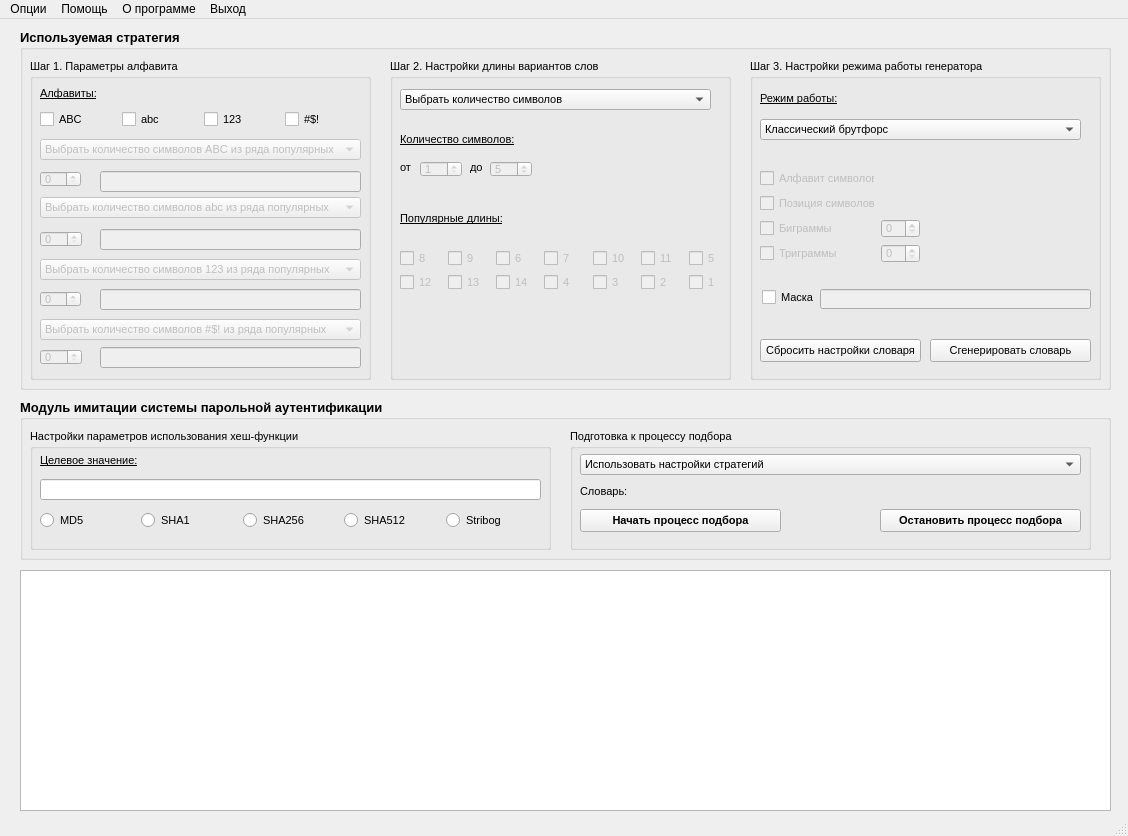
<?xml version="1.0" encoding="UTF-8"?>
<ui version="4.0">
 <class>MainWindow</class>
 <widget class="QMainWindow" name="MainWindow">
  <property name="geometry">
   <rect>
    <x>0</x>
    <y>0</y>
    <width>1128</width>
    <height>836</height>
   </rect>
  </property>
  <property name="minimumSize">
   <size>
    <width>1128</width>
    <height>836</height>
   </size>
  </property>
  <property name="maximumSize">
   <size>
    <width>1128</width>
    <height>836</height>
   </size>
  </property>
  <property name="windowTitle">
   <string>Анализатор эффективности стратегий поиска паролей на основе статистического анализа Collection #1</string>
  </property>
  <widget class="QWidget" name="centralwidget">
   <widget class="QGroupBox" name="groupBox_generation">
    <property name="geometry">
     <rect>
      <x>20</x>
      <y>10</y>
      <width>1091</width>
      <height>361</height>
     </rect>
    </property>
    <property name="font">
     <font>
      <pointsize>10</pointsize>
      <weight>75</weight>
      <bold>true</bold>
     </font>
    </property>
    <property name="title">
     <string>Используемая стратегия</string>
    </property>
    <widget class="QGroupBox" name="groupBox">
     <property name="geometry">
      <rect>
       <x>10</x>
       <y>30</y>
       <width>341</width>
       <height>321</height>
      </rect>
     </property>
     <property name="font">
      <font>
       <pointsize>8</pointsize>
       <weight>50</weight>
       <italic>false</italic>
       <bold>false</bold>
      </font>
     </property>
     <property name="title">
      <string>Шаг 1. Параметры алфавита</string>
     </property>
     <widget class="QSpinBox" name="spinBox_ABC">
      <property name="enabled">
       <bool>false</bool>
      </property>
      <property name="geometry">
       <rect>
        <x>10</x>
        <y>112</y>
        <width>41</width>
        <height>16</height>
       </rect>
      </property>
      <property name="specialValueText">
       <string/>
      </property>
      <property name="maximum">
       <number>26</number>
      </property>
     </widget>
     <widget class="QSpinBox" name="spinBox_abc">
      <property name="enabled">
       <bool>false</bool>
      </property>
      <property name="geometry">
       <rect>
        <x>10</x>
        <y>172</y>
        <width>42</width>
        <height>16</height>
       </rect>
      </property>
      <property name="specialValueText">
       <string/>
      </property>
      <property name="maximum">
       <number>26</number>
      </property>
     </widget>
     <widget class="QSpinBox" name="spinBox_123">
      <property name="enabled">
       <bool>false</bool>
      </property>
      <property name="geometry">
       <rect>
        <x>10</x>
        <y>232</y>
        <width>41</width>
        <height>16</height>
       </rect>
      </property>
      <property name="baseSize">
       <size>
        <width>0</width>
        <height>0</height>
       </size>
      </property>
      <property name="specialValueText">
       <string/>
      </property>
      <property name="maximum">
       <number>10</number>
      </property>
     </widget>
     <widget class="QSpinBox" name="spinBox_symbols">
      <property name="enabled">
       <bool>false</bool>
      </property>
      <property name="geometry">
       <rect>
        <x>10</x>
        <y>290</y>
        <width>42</width>
        <height>16</height>
       </rect>
      </property>
      <property name="maximum">
       <number>33</number>
      </property>
     </widget>
     <widget class="QLineEdit" name="lineEdit_ABC">
      <property name="enabled">
       <bool>false</bool>
      </property>
      <property name="geometry">
       <rect>
        <x>70</x>
        <y>112</y>
        <width>261</width>
        <height>21</height>
       </rect>
      </property>
     </widget>
     <widget class="QLineEdit" name="lineEdit_abc">
      <property name="enabled">
       <bool>false</bool>
      </property>
      <property name="geometry">
       <rect>
        <x>70</x>
        <y>170</y>
        <width>261</width>
        <height>21</height>
       </rect>
      </property>
     </widget>
     <widget class="QLineEdit" name="lineEdit_123">
      <property name="enabled">
       <bool>false</bool>
      </property>
      <property name="geometry">
       <rect>
        <x>70</x>
        <y>230</y>
        <width>261</width>
        <height>21</height>
       </rect>
      </property>
     </widget>
     <widget class="QLineEdit" name="lineEdit_symbols">
      <property name="enabled">
       <bool>false</bool>
      </property>
      <property name="geometry">
       <rect>
        <x>70</x>
        <y>288</y>
        <width>261</width>
        <height>21</height>
       </rect>
      </property>
     </widget>
     <widget class="QComboBox" name="comboBox_ABC">
      <property name="enabled">
       <bool>false</bool>
      </property>
      <property name="geometry">
       <rect>
        <x>10</x>
        <y>80</y>
        <width>321</width>
        <height>21</height>
       </rect>
      </property>
      <item>
       <property name="text">
        <string>Выбрать количество символов ABC из ряда популярных</string>
       </property>
      </item>
      <item>
       <property name="text">
        <string>Выбрать символы ABC, присутствующие в алфавите</string>
       </property>
      </item>
      <item>
       <property name="text">
        <string>Использовать весь словарь ABC</string>
       </property>
      </item>
     </widget>
     <widget class="QComboBox" name="comboBox_abc">
      <property name="enabled">
       <bool>false</bool>
      </property>
      <property name="geometry">
       <rect>
        <x>10</x>
        <y>138</y>
        <width>321</width>
        <height>21</height>
       </rect>
      </property>
      <item>
       <property name="text">
        <string>Выбрать количество символов abc из ряда популярных</string>
       </property>
      </item>
      <item>
       <property name="text">
        <string>Выбрать символы 123, присутствующие в алфавите</string>
       </property>
      </item>
      <item>
       <property name="text">
        <string>Использовать весь словарь abc</string>
       </property>
      </item>
     </widget>
     <widget class="QComboBox" name="comboBox_123">
      <property name="enabled">
       <bool>false</bool>
      </property>
      <property name="geometry">
       <rect>
        <x>10</x>
        <y>200</y>
        <width>321</width>
        <height>21</height>
       </rect>
      </property>
      <item>
       <property name="text">
        <string>Выбрать количество символов 123 из ряда популярных</string>
       </property>
      </item>
      <item>
       <property name="text">
        <string>Выбрать символы 123, присутствующие в алфавите</string>
       </property>
      </item>
      <item>
       <property name="text">
        <string>Использовать весь словарь 123</string>
       </property>
      </item>
     </widget>
     <widget class="QComboBox" name="comboBox_symbols">
      <property name="enabled">
       <bool>false</bool>
      </property>
      <property name="geometry">
       <rect>
        <x>10</x>
        <y>260</y>
        <width>321</width>
        <height>21</height>
       </rect>
      </property>
      <item>
       <property name="text">
        <string>Выбрать количество символов #$! из ряда популярных</string>
       </property>
      </item>
      <item>
       <property name="text">
        <string>Выбрать символы #$!, присутствующие в алфавите</string>
       </property>
      </item>
      <item>
       <property name="text">
        <string>Использовать весь словарь #$!</string>
       </property>
      </item>
     </widget>
     <widget class="QLabel" name="alphabet">
      <property name="geometry">
       <rect>
        <x>10</x>
        <y>25</y>
        <width>68</width>
        <height>19</height>
       </rect>
      </property>
      <property name="font">
       <font>
        <pointsize>8</pointsize>
        <weight>50</weight>
        <bold>false</bold>
        <underline>true</underline>
       </font>
      </property>
      <property name="text">
       <string>Алфавиты:</string>
      </property>
     </widget>
     <widget class="QWidget" name="horizontalLayoutWidget_2">
      <property name="geometry">
       <rect>
        <x>10</x>
        <y>50</y>
        <width>321</width>
        <height>21</height>
       </rect>
      </property>
      <layout class="QHBoxLayout" name="horizontalLayout">
       <item>
        <widget class="QCheckBox" name="checkBox_ABC">
         <property name="font">
          <font>
           <pointsize>8</pointsize>
           <weight>50</weight>
           <italic>false</italic>
           <bold>false</bold>
          </font>
         </property>
         <property name="text">
          <string>ABC</string>
         </property>
        </widget>
       </item>
       <item>
        <widget class="QCheckBox" name="checkBox_abc">
         <property name="font">
          <font>
           <pointsize>8</pointsize>
           <weight>50</weight>
           <italic>false</italic>
           <bold>false</bold>
          </font>
         </property>
         <property name="text">
          <string>abc</string>
         </property>
        </widget>
       </item>
       <item>
        <widget class="QCheckBox" name="checkBox_123">
         <property name="font">
          <font>
           <pointsize>8</pointsize>
           <weight>50</weight>
           <italic>false</italic>
           <bold>false</bold>
          </font>
         </property>
         <property name="text">
          <string>123</string>
         </property>
        </widget>
       </item>
       <item>
        <widget class="QCheckBox" name="checkBox_symbols">
         <property name="font">
          <font>
           <pointsize>8</pointsize>
           <weight>50</weight>
           <italic>false</italic>
           <bold>false</bold>
          </font>
         </property>
         <property name="text">
          <string>#$!</string>
         </property>
        </widget>
       </item>
      </layout>
     </widget>
    </widget>
    <widget class="QGroupBox" name="groupBox_2">
     <property name="enabled">
      <bool>true</bool>
     </property>
     <property name="geometry">
      <rect>
       <x>370</x>
       <y>30</y>
       <width>341</width>
       <height>321</height>
      </rect>
     </property>
     <property name="font">
      <font>
       <pointsize>8</pointsize>
       <weight>50</weight>
       <bold>false</bold>
      </font>
     </property>
     <property name="title">
      <string>Шаг 2. Настройки длины вариантов слов</string>
     </property>
     <widget class="QLabel" name="label_number_of_characters">
      <property name="geometry">
       <rect>
        <x>10</x>
        <y>70</y>
        <width>121</width>
        <height>20</height>
       </rect>
      </property>
      <property name="font">
       <font>
        <pointsize>8</pointsize>
        <underline>true</underline>
       </font>
      </property>
      <property name="text">
       <string>Количество символов:</string>
      </property>
     </widget>
     <widget class="QSpinBox" name="spinBox_ot">
      <property name="enabled">
       <bool>false</bool>
      </property>
      <property name="geometry">
       <rect>
        <x>30</x>
        <y>102</y>
        <width>42</width>
        <height>16</height>
       </rect>
      </property>
      <property name="minimum">
       <number>1</number>
      </property>
      <property name="maximum">
       <number>15</number>
      </property>
      <property name="value">
       <number>1</number>
      </property>
     </widget>
     <widget class="QSpinBox" name="spinBox_do">
      <property name="enabled">
       <bool>false</bool>
      </property>
      <property name="geometry">
       <rect>
        <x>100</x>
        <y>102</y>
        <width>42</width>
        <height>16</height>
       </rect>
      </property>
      <property name="maximum">
       <number>15</number>
      </property>
      <property name="value">
       <number>5</number>
      </property>
     </widget>
     <widget class="QLabel" name="label_ot">
      <property name="geometry">
       <rect>
        <x>10</x>
        <y>100</y>
        <width>31</width>
        <height>16</height>
       </rect>
      </property>
      <property name="text">
       <string>от</string>
      </property>
     </widget>
     <widget class="QLabel" name="label_do">
      <property name="geometry">
       <rect>
        <x>80</x>
        <y>100</y>
        <width>21</width>
        <height>16</height>
       </rect>
      </property>
      <property name="text">
       <string>до</string>
      </property>
     </widget>
     <widget class="QComboBox" name="comboBox_customize_the_length">
      <property name="geometry">
       <rect>
        <x>10</x>
        <y>30</y>
        <width>311</width>
        <height>21</height>
       </rect>
      </property>
      <item>
       <property name="text">
        <string>Выбрать количество символов</string>
       </property>
      </item>
      <item>
       <property name="text">
        <string>Выбрать популярные длины, участвующие в переборе</string>
       </property>
      </item>
     </widget>
     <widget class="QLabel" name="label_top_legth">
      <property name="geometry">
       <rect>
        <x>10</x>
        <y>150</y>
        <width>111</width>
        <height>19</height>
       </rect>
      </property>
      <property name="font">
       <font>
        <underline>true</underline>
       </font>
      </property>
      <property name="text">
       <string>Популярные длины:</string>
      </property>
     </widget>
     <widget class="QWidget" name="gridLayoutWidget">
      <property name="geometry">
       <rect>
        <x>10</x>
        <y>190</y>
        <width>331</width>
        <height>42</height>
       </rect>
      </property>
      <layout class="QGridLayout" name="gridLayout_2">
       <item row="0" column="2">
        <widget class="QCheckBox" name="checkBox_top_6">
         <property name="enabled">
          <bool>false</bool>
         </property>
         <property name="text">
          <string>6</string>
         </property>
        </widget>
       </item>
       <item row="0" column="4">
        <widget class="QCheckBox" name="checkBox_top_10">
         <property name="enabled">
          <bool>false</bool>
         </property>
         <property name="text">
          <string>10</string>
         </property>
        </widget>
       </item>
       <item row="0" column="5">
        <widget class="QCheckBox" name="checkBox_top_11">
         <property name="enabled">
          <bool>false</bool>
         </property>
         <property name="text">
          <string>11</string>
         </property>
        </widget>
       </item>
       <item row="0" column="1">
        <widget class="QCheckBox" name="checkBox_top_9">
         <property name="enabled">
          <bool>false</bool>
         </property>
         <property name="text">
          <string>9</string>
         </property>
        </widget>
       </item>
       <item row="0" column="0">
        <widget class="QCheckBox" name="checkBox_top_8">
         <property name="enabled">
          <bool>false</bool>
         </property>
         <property name="text">
          <string>8</string>
         </property>
        </widget>
       </item>
       <item row="0" column="6">
        <widget class="QCheckBox" name="checkBox_top_5">
         <property name="enabled">
          <bool>false</bool>
         </property>
         <property name="text">
          <string>5</string>
         </property>
        </widget>
       </item>
       <item row="0" column="3">
        <widget class="QCheckBox" name="checkBox_top_7">
         <property name="enabled">
          <bool>false</bool>
         </property>
         <property name="text">
          <string>7</string>
         </property>
        </widget>
       </item>
       <item row="1" column="0">
        <widget class="QCheckBox" name="checkBox_top_12">
         <property name="enabled">
          <bool>false</bool>
         </property>
         <property name="text">
          <string>12</string>
         </property>
        </widget>
       </item>
       <item row="1" column="1">
        <widget class="QCheckBox" name="checkBox_top_13">
         <property name="enabled">
          <bool>false</bool>
         </property>
         <property name="text">
          <string>13</string>
         </property>
        </widget>
       </item>
       <item row="1" column="2">
        <widget class="QCheckBox" name="checkBox_top_14">
         <property name="enabled">
          <bool>false</bool>
         </property>
         <property name="text">
          <string>14</string>
         </property>
        </widget>
       </item>
       <item row="1" column="3">
        <widget class="QCheckBox" name="checkBox_top_4">
         <property name="enabled">
          <bool>false</bool>
         </property>
         <property name="text">
          <string>4</string>
         </property>
        </widget>
       </item>
       <item row="1" column="4">
        <widget class="QCheckBox" name="checkBox_top_3">
         <property name="enabled">
          <bool>false</bool>
         </property>
         <property name="text">
          <string>3</string>
         </property>
        </widget>
       </item>
       <item row="1" column="5">
        <widget class="QCheckBox" name="checkBox_top_2">
         <property name="enabled">
          <bool>false</bool>
         </property>
         <property name="text">
          <string>2</string>
         </property>
        </widget>
       </item>
       <item row="1" column="6">
        <widget class="QCheckBox" name="checkBox_top_1">
         <property name="enabled">
          <bool>false</bool>
         </property>
         <property name="text">
          <string>1</string>
         </property>
        </widget>
       </item>
      </layout>
     </widget>
    </widget>
    <widget class="QGroupBox" name="groupBox_3">
     <property name="geometry">
      <rect>
       <x>730</x>
       <y>30</y>
       <width>351</width>
       <height>321</height>
      </rect>
     </property>
     <property name="font">
      <font>
       <pointsize>8</pointsize>
       <weight>50</weight>
       <bold>false</bold>
      </font>
     </property>
     <property name="title">
      <string>Шаг 3. Настройки режима работы генератора</string>
     </property>
     <widget class="QComboBox" name="comboBox_mode">
      <property name="geometry">
       <rect>
        <x>10</x>
        <y>60</y>
        <width>321</width>
        <height>21</height>
       </rect>
      </property>
      <property name="font">
       <font>
        <pointsize>8</pointsize>
        <weight>50</weight>
        <bold>false</bold>
       </font>
      </property>
      <item>
       <property name="text">
        <string>Классический брутфорс</string>
       </property>
      </item>
      <item>
       <property name="text">
        <string>Брутфорс с использованием стат. методов</string>
       </property>
      </item>
     </widget>
     <widget class="QLabel" name="label_mode">
      <property name="geometry">
       <rect>
        <x>10</x>
        <y>30</y>
        <width>91</width>
        <height>19</height>
       </rect>
      </property>
      <property name="font">
       <font>
        <underline>true</underline>
       </font>
      </property>
      <property name="text">
       <string>Режим работы:</string>
      </property>
     </widget>
     <widget class="QWidget" name="gridLayoutWidget_2">
      <property name="geometry">
       <rect>
        <x>10</x>
        <y>110</y>
        <width>160</width>
        <height>94</height>
       </rect>
      </property>
      <layout class="QGridLayout" name="gridLayout">
       <item row="2" column="1">
        <widget class="QSpinBox" name="spinBox_bigramm">
         <property name="enabled">
          <bool>false</bool>
         </property>
        </widget>
       </item>
       <item row="0" column="0">
        <widget class="QCheckBox" name="checkBox_alphabet_symbols">
         <property name="enabled">
          <bool>false</bool>
         </property>
         <property name="text">
          <string>Алфавит символов</string>
         </property>
        </widget>
       </item>
       <item row="1" column="0">
        <widget class="QCheckBox" name="checkBox_position_symbols">
         <property name="enabled">
          <bool>false</bool>
         </property>
         <property name="text">
          <string>Позиция символов</string>
         </property>
        </widget>
       </item>
       <item row="2" column="0">
        <widget class="QCheckBox" name="checkBox_alphabet">
         <property name="enabled">
          <bool>false</bool>
         </property>
         <property name="text">
          <string>Биграммы</string>
         </property>
        </widget>
       </item>
       <item row="3" column="0">
        <widget class="QCheckBox" name="checkBox_trigramm">
         <property name="enabled">
          <bool>false</bool>
         </property>
         <property name="text">
          <string>Триграммы</string>
         </property>
        </widget>
       </item>
       <item row="3" column="1">
        <widget class="QSpinBox" name="spinBox_trigramm">
         <property name="enabled">
          <bool>false</bool>
         </property>
        </widget>
       </item>
      </layout>
     </widget>
     <widget class="QCheckBox" name="checkBox_mask">
      <property name="geometry">
       <rect>
        <x>12</x>
        <y>230</y>
        <width>81</width>
        <height>17</height>
       </rect>
      </property>
      <property name="font">
       <font>
        <pointsize>8</pointsize>
        <weight>50</weight>
        <bold>false</bold>
       </font>
      </property>
      <property name="text">
       <string>Маска</string>
      </property>
     </widget>
     <widget class="QLineEdit" name="lineEdit">
      <property name="enabled">
       <bool>false</bool>
      </property>
      <property name="geometry">
       <rect>
        <x>70</x>
        <y>230</y>
        <width>271</width>
        <height>20</height>
       </rect>
      </property>
     </widget>
     <widget class="QPushButton" name="generate_a_dictionary">
      <property name="geometry">
       <rect>
        <x>180</x>
        <y>280</y>
        <width>161</width>
        <height>23</height>
       </rect>
      </property>
      <property name="font">
       <font>
        <pointsize>8</pointsize>
        <weight>50</weight>
        <bold>false</bold>
       </font>
      </property>
      <property name="text">
       <string>Сгенерировать словарь</string>
      </property>
     </widget>
     <widget class="QPushButton" name="reset_setting">
      <property name="geometry">
       <rect>
        <x>10</x>
        <y>280</y>
        <width>161</width>
        <height>23</height>
       </rect>
      </property>
      <property name="font">
       <font>
        <pointsize>8</pointsize>
        <weight>50</weight>
        <bold>false</bold>
       </font>
      </property>
      <property name="text">
       <string>Сбросить настройки словаря</string>
      </property>
     </widget>
    </widget>
   </widget>
   <widget class="QGroupBox" name="groupBox_4">
    <property name="geometry">
     <rect>
      <x>20</x>
      <y>380</y>
      <width>1091</width>
      <height>161</height>
     </rect>
    </property>
    <property name="font">
     <font>
      <pointsize>10</pointsize>
      <weight>75</weight>
      <bold>true</bold>
     </font>
    </property>
    <property name="title">
     <string>Модуль имитации системы парольной аутентификации</string>
    </property>
    <widget class="QGroupBox" name="groupBox_5">
     <property name="geometry">
      <rect>
       <x>10</x>
       <y>30</y>
       <width>521</width>
       <height>121</height>
      </rect>
     </property>
     <property name="font">
      <font>
       <pointsize>8</pointsize>
       <weight>50</weight>
       <bold>false</bold>
      </font>
     </property>
     <property name="title">
      <string>Настройки параметров использования хеш-функции</string>
     </property>
     <widget class="QLineEdit" name="lineEdit_hash">
      <property name="geometry">
       <rect>
        <x>10</x>
        <y>50</y>
        <width>501</width>
        <height>21</height>
       </rect>
      </property>
     </widget>
     <widget class="QLabel" name="label_HASH">
      <property name="geometry">
       <rect>
        <x>10</x>
        <y>22</y>
        <width>101</width>
        <height>19</height>
       </rect>
      </property>
      <property name="font">
       <font>
        <pointsize>8</pointsize>
        <weight>50</weight>
        <bold>false</bold>
        <underline>true</underline>
       </font>
      </property>
      <property name="text">
       <string>Целевое значение:</string>
      </property>
     </widget>
     <widget class="QWidget" name="horizontalLayoutWidget">
      <property name="geometry">
       <rect>
        <x>10</x>
        <y>80</y>
        <width>501</width>
        <height>24</height>
       </rect>
      </property>
      <layout class="QHBoxLayout" name="horizontalLayout_3">
       <item>
        <widget class="QRadioButton" name="radioButton_md5">
         <property name="text">
          <string>MD5</string>
         </property>
        </widget>
       </item>
       <item>
        <widget class="QRadioButton" name="radioButton_sha1">
         <property name="text">
          <string>SHA1</string>
         </property>
        </widget>
       </item>
       <item>
        <widget class="QRadioButton" name="radioButton_sha256">
         <property name="text">
          <string>SHA256</string>
         </property>
        </widget>
       </item>
       <item>
        <widget class="QRadioButton" name="radioButton_sha512">
         <property name="text">
          <string>SHA512</string>
         </property>
        </widget>
       </item>
       <item>
        <widget class="QRadioButton" name="radioButton_stribog">
         <property name="text">
          <string>Stribog</string>
         </property>
        </widget>
       </item>
      </layout>
     </widget>
    </widget>
    <widget class="QGroupBox" name="groupBox_6">
     <property name="geometry">
      <rect>
       <x>550</x>
       <y>30</y>
       <width>521</width>
       <height>121</height>
      </rect>
     </property>
     <property name="font">
      <font>
       <pointsize>8</pointsize>
       <weight>50</weight>
       <bold>false</bold>
      </font>
     </property>
     <property name="title">
      <string>Подготовка к процессу подбора</string>
     </property>
     <widget class="QLabel" name="label_dictionary">
      <property name="geometry">
       <rect>
        <x>10</x>
        <y>53</y>
        <width>111</width>
        <height>19</height>
       </rect>
      </property>
      <property name="font">
       <font>
        <pointsize>8</pointsize>
       </font>
      </property>
      <property name="text">
       <string>Словарь:</string>
      </property>
     </widget>
     <widget class="QPushButton" name="pushButton_START">
      <property name="geometry">
       <rect>
        <x>10</x>
        <y>80</y>
        <width>201</width>
        <height>23</height>
       </rect>
      </property>
      <property name="font">
       <font>
        <pointsize>8</pointsize>
        <weight>75</weight>
        <bold>true</bold>
       </font>
      </property>
      <property name="text">
       <string>Начать процесс подбора</string>
      </property>
     </widget>
     <widget class="QComboBox" name="comboBox_process">
      <property name="geometry">
       <rect>
        <x>10</x>
        <y>25</y>
        <width>501</width>
        <height>21</height>
       </rect>
      </property>
      <property name="font">
       <font>
        <pointsize>8</pointsize>
        <weight>50</weight>
        <bold>false</bold>
       </font>
      </property>
      <item>
       <property name="text">
        <string>Использовать настройки стратегий</string>
       </property>
      </item>
      <item>
       <property name="text">
        <string>Выбрать словарь</string>
       </property>
      </item>
     </widget>
     <widget class="QPushButton" name="pushButton_STOP">
      <property name="geometry">
       <rect>
        <x>310</x>
        <y>80</y>
        <width>201</width>
        <height>23</height>
       </rect>
      </property>
      <property name="font">
       <font>
        <pointsize>8</pointsize>
        <weight>75</weight>
        <bold>true</bold>
       </font>
      </property>
      <property name="text">
       <string>Остановить процесс подбора</string>
      </property>
     </widget>
    </widget>
   </widget>
   <widget class="QListView" name="listView_Console">
    <property name="geometry">
     <rect>
      <x>20</x>
      <y>551</y>
      <width>1091</width>
      <height>241</height>
     </rect>
    </property>
   </widget>
  </widget>
  <widget class="QMenuBar" name="menubar">
   <property name="geometry">
    <rect>
     <x>0</x>
     <y>0</y>
     <width>1128</width>
     <height>21</height>
    </rect>
   </property>
   <widget class="QMenu" name="menu">
    <property name="title">
     <string>Опции</string>
    </property>
    <addaction name="action"/>
   </widget>
   <widget class="QMenu" name="menu_2">
    <property name="title">
     <string>Помощь</string>
    </property>
   </widget>
   <widget class="QMenu" name="menu_3">
    <property name="title">
     <string>О программе</string>
    </property>
   </widget>
   <widget class="QMenu" name="menu_4">
    <property name="title">
     <string>Выход</string>
    </property>
   </widget>
   <addaction name="menu"/>
   <addaction name="menu_2"/>
   <addaction name="menu_3"/>
   <addaction name="menu_4"/>
  </widget>
  <widget class="QStatusBar" name="statusbar"/>
  <action name="action">
   <property name="text">
    <string>Система парольной аутентификации</string>
   </property>
  </action>
  <action name="action_2">
   <property name="text">
    <string>Модуль генерации словаря</string>
   </property>
  </action>
  <action name="action_3">
   <property name="text">
    <string>Модуль реализации алгоритмов перебора паролей</string>
   </property>
  </action>
 </widget>
 <resources/>
 <connections/>
</ui>
